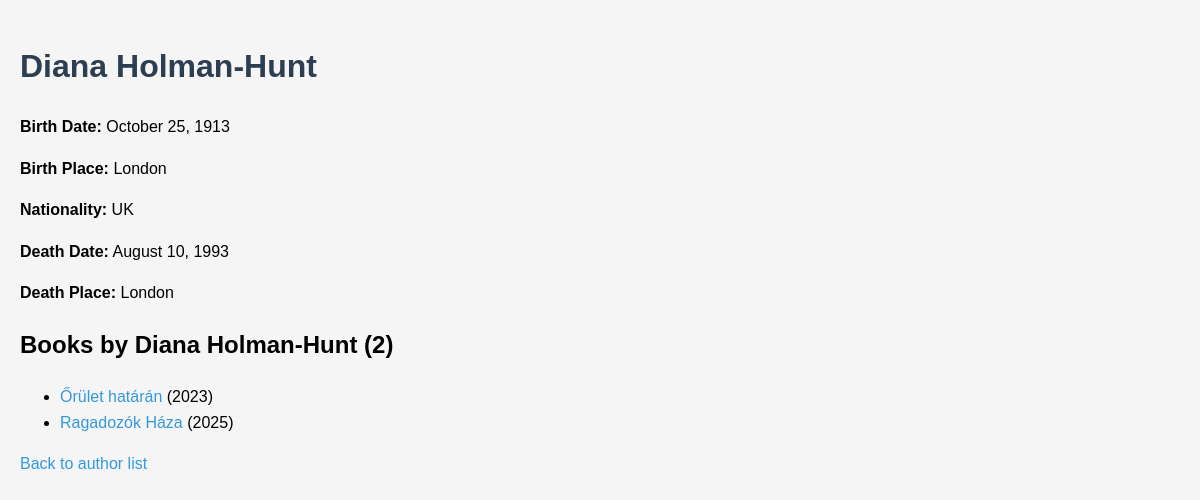
The app's page /authors/1/ with its own data.
### library/models.py (models this page shows, shortened)
class Author(models.Model):
    name = models.CharField(max_length=100)
    birth_date = models.DateField()
    birth_place = models.CharField(max_length=100)
    nationality = models.CharField(max_length=50)
    death_date = models.DateField(null=True, blank=True)
    death_place = models.CharField(max_length=100, null=True, blank=True)

class Book(models.Model):
    isbn = models.CharField(max_length=13, unique=True)
    title = models.CharField(max_length=255)
    authors = models.ManyToManyField('Author', related_name='books')
    publication_year = models.IntegerField()
    page_count = models.IntegerField()
    cover_image = models.ImageField(upload_to='book_covers/', null=True, blank=True)
    available = models.BooleanField(default=True)
    borrowed_by = models.ForeignKey(User, null=True, blank=True, on_delete=models.SET_NULL)

### library/views.py (the view)
# urls.py: path('authors/<int:author_id>/', views.author_detail, name='author_detail'),
def author_detail(request, author_id):
    author = get_object_or_404(Author, id=author_id)
    books = author.books.all().order_by('publication_year')  # Könyvek rendezve
    return render(request, 'library/author_detail.html', {
        'author': author,
        'books': books,
        'books_count': books.count()  # Könyvek száma
    })

### library/templates/library/author_detail.html (shortened to what this page needs)
<!DOCTYPE html>
<html>
<head>
    {% load static %}
    <link rel="stylesheet" type="text/css" href="{% static 'css/style.css' %}">
</head>
<body>
<h1>{{ author.name }}</h1>
<p><strong>Birth Date:</strong> {{ author.birth_date|date:"F j, Y" }}</p>
<p><strong>Birth Place:</strong> {{ author.birth_place }}</p>
<p><strong>Nationality:</strong> {{ author.nationality }}</p>
<p><strong>Death Date:</strong> {% if author.death_date %}{{ author.death_date|date:"F j, Y" }}{% else %}N/A{% endif %}</p>
<p><strong>Death Place:</strong> {% if author.death_place %}{{ author.death_place }}{% else %}N/A{% endif %}</p>
<h2>Books by {{ author.name }} ({{ books_count }})</h2>
{% if books %}
<ul>
    {% for book in books %}
        <li>
            <a href="{% url 'book_detail' book_id=book.id %}">{{ book.title }}</a>
            ({{ book.publication_year }})
        </li>
    {% endfor %}
</ul>
{% else %}
    <div class="alert">No books found for this author.</div>
    <p>Would you like to <a href="{% url 'add_book' %}?author_id={{ author.id }}">add a book</a> by this author?</p>
{% endif %}
<p><a href="{% url 'author_list' %}">Back to author list</a></p>
</body>
</html>

### library/static/css/style.css (style rules this page uses)
body { font-family: Arial, sans-serif; line-height: 1.6; margin: 0; padding: 20px; background-color: #f5f5f5; }
h1 { color: #2c3e50; }
a { color: #3498db; text-decoration: none; }

### records on screen
Author: name "Diana Holman-Hunt", birth_date "October 25, 1913", birth_place "London", nationality "UK", death_date "August 10, 1993", death_place "London"
Book: title "Őrület határán", publication_year "2023"
Book: title "Ragadozók Háza", publication_year "2025"

### other values on screen
{{ books_count }} "2"
